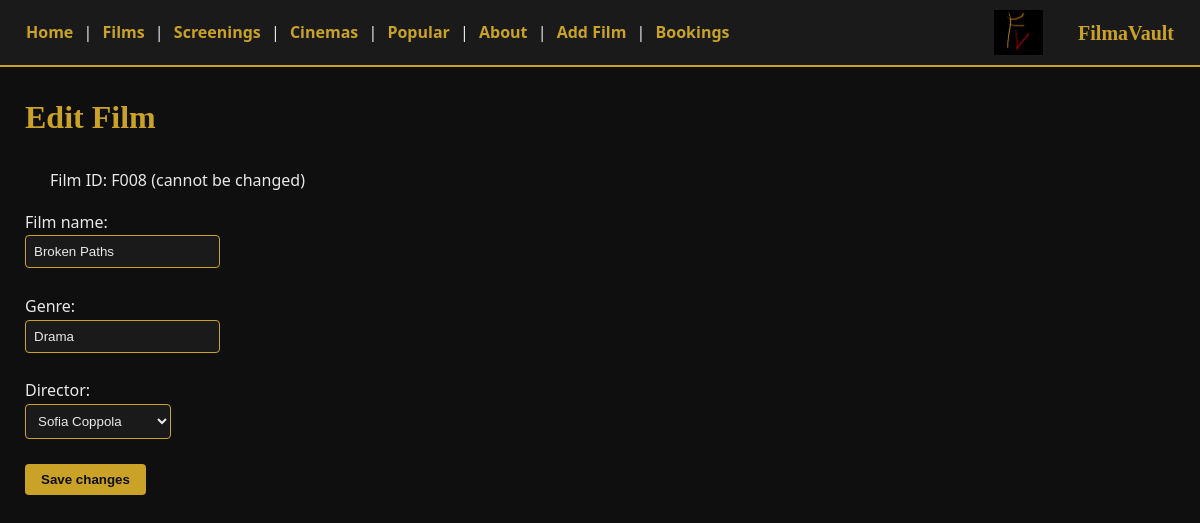
The page /edit_film/F008 on the database its author committed.
### tables this page shows
CREATE TABLE Film (
film_id TEXT PRIMARY KEY,
film_name TEXT NOT NULL,
genre TEXT,
director_id TEXT NOT NULL,
FOREIGN KEY (director_id) REFERENCES Director(director_id));

CREATE TABLE Director (
director_id TEXT PRIMARY KEY,
director_name TEXT NOT NULL);

### app.py (the view, shortened to what this page needs)
@app.route("/edit_film/<film_id>", methods=["GET", "POST"])
def edit_film(film_id):
    conn = get_connection()
    film = conn.execute("SELECT * FROM Film WHERE film_id = ?", (film_id,)).fetchone()
    directors = conn.execute("SELECT director_id, director_name FROM Director ORDER BY director_name").fetchall()
    conn.close()
    return render_template("edit_film.html", film=film, directors=directors, error=None)

### app.py (called while the page is built)
def get_connection():
    conn = sqlite3.connect("Filmavault.db")
    conn.execute("PRAGMA foreign_keys = ON")
    conn.row_factory = sqlite3.Row
    return conn

### templates/edit_film.html (shortened to what this page needs)
<!DOCTYPE html>
<html>
<head>
    <link rel="stylesheet" href="{{ url_for('static', filename='style.css') }}">
</head>
<body>
    {% include "nav.html" %}
    <h1>Edit Film</h1>
    <form method="POST" action="/edit_film/{{ film.film_id }}">
        <p>Film ID: {{ film.film_id }} (cannot be changed)</p>
        <label>Film name:</label><br>
        <input type="text" name="film_name" value="{{ film.film_name }}"><br><br>
        <label>Genre:</label><br>
        <input type="text" name="genre" value="{{ film.genre }}"><br><br>
        <label>Director:</label><br>
        <select name="director_id">
            {% for d in directors %}
                <option value="{{ d.director_id }}"
                    {% if d.director_id == film.director_id %}selected{% endif %}>
                    {{ d.director_name }}
                </option>
            {% endfor %}
        </select><br><br>
        <button type="submit">Save changes</button>
    </form>
</body>
</html>

### static/style.css (style rules this page uses)
body { background-color: #0f0f0f; color: #e8e8e8; font-family: 'Segoe UI', Arial, sans-serif; margin: 0; line-height: 1.6; }
h1, h2 { color: #c9a227; font-family: Georgia, 'Times New Roman', serif; }
h1 { margin: 25px; }
p, form, ul, img { margin-left: 25px; margin-right: 25px; }
input[type="text"], select { background-color: #1a1a1a; border: 1px solid #c9a227; color: #e8e8e8; padding: 8px; border-radius: 4px; }
button, input[type="submit"] { background-color: #c9a227; color: #0f0f0f; border: none; padding: 8px 16px; font-weight: bold; border-radius: 4px; cursor: pointer; }

### rows shown on the page
Film: film_id "F008", film_name "Broken Paths", genre "Drama", director_id "Sofia Coppola"
